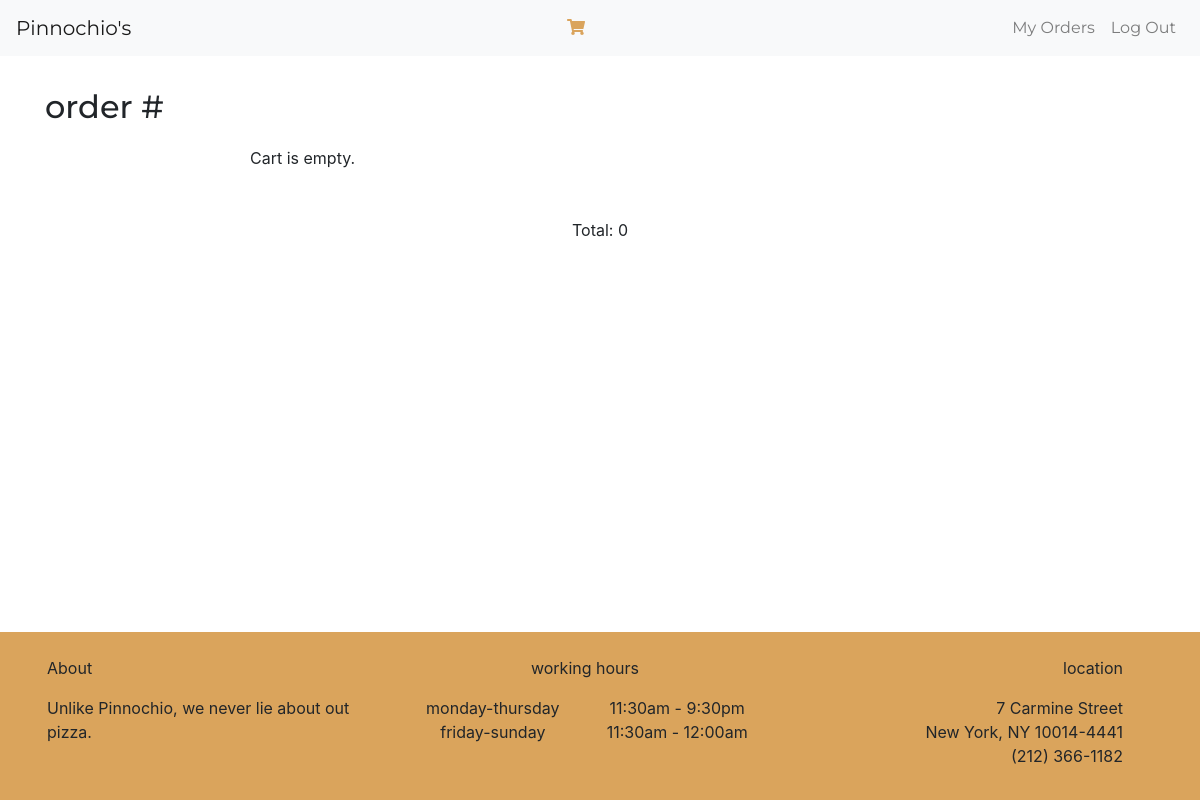
Before: /order_summary (signed in) with the older database file.
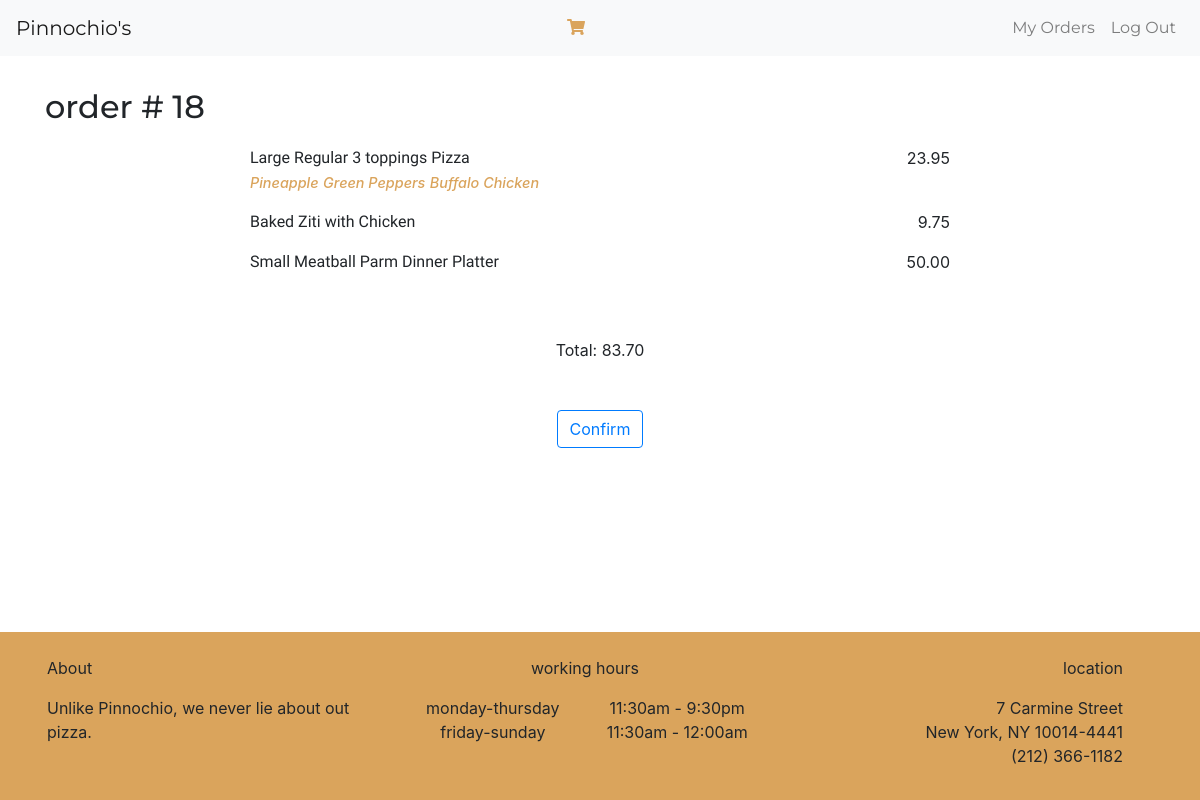
After: the same page with the newer database file.
### orders/models.py (models this page shows, shortened)
class Cart (models.Model):
    order_id= models.ForeignKey(Order, on_delete=models.CASCADE, related_name="order_id")
    user=models.CharField(max_length=64)
    cart_item=models.CharField(max_length=64)
    toppings=models.ManyToManyField(Toppings, blank=True, related_name="cart_toppings")
    extras=models.ManyToManyField(Extra,blank=True, related_name="cart_extra")
    item_price=models.DecimalField(max_digits=4, decimal_places=2)

class Order (models.Model):
    user=models.ForeignKey(User, on_delete=models.CASCADE, related_name="user")
    order_total=models.DecimalField(max_digits=8,decimal_places=2, default=0.00)
    status=models.CharField(max_length=64, default="Initiated")
    time=models.DateTimeField(blank=True, null=True)

class Toppings(models.Model):
    name= models.CharField(max_length=64)
    def __str__(self):
        return f"{self.name}"

### orders/views.py (the view, shortened to what this page needs)
# urls.py: path("order_summary", views.order_summary, name="order_summary"),
@login_required(login_url="login") #only logged in users can access this orders url.
def order_summary(request):
    if request.user.is_authenticated:
        user=request.user
        order=Order.objects.get(user=user, status="Initiated")
        order_id=order.id
        try:
            cart_items=Cart.objects.all().filter(order_id=order)
        except:
            cart_items=[]
            grand_total=0
        else:
            print("Success!")
            grand_total=0
            for item in cart_items:
                grand_total+=item.item_price
                print(grand_total)
            print(grand_total)
    return render(request, "orders/order_summary.html", {"cart_items": cart_items, "grandtotal":grand_total})

### orders/templates/orders/order_summary.html (shortened to what this page needs)
{% extends "orders/base.html" %}
{% block body %}
    <div class="container my-3">
        {% if user.is_authenticated %}
            <div class="header"><h2> order # {{cart_items.0.order_id.id}}</h2></div>
            <div class="cart">
                {% for item in cart_items %}
                    <div class="row pb-3" data-aos="fade-up">
                        <div class="col">
                            <div><p>{{ item.cart_item }}</p></div>
                            <div>
                                {% for topping in item.toppings.all %}
                                    <span class="toppings">{{topping}}</span>
                                {% empty %}
                                    {% for extra in item.extras.all %}
                                        <span class="extras">{{extra}}</span>
                                    {% endfor %}
                                {% endfor %}
                            </div>
                        </div>
                        <div class="col text-right">{{ item.item_price }}</div>
                    </div>
                {% empty %}
                    <div><span> Cart is empty. </span></div>
                {% endfor %}
                <div class="d-flex justify-content-center my-5"><div><span>Total: {{grandtotal}}</span></div></div>
                {% if cart_items.count %}
                    <div class="d-flex justify-content-center">
                        <form action="{% url 'order_view' %}" method="POST">
                            <button class="btn btn-outline-primary" type="submit">Confirm</button>
                        </form>
                    </div>
                {% endif %}
            </div>
        {% endif %}
    </div>
{% endblock %}

Changed rows visible on the page:
added Cart: order_id "18", cart_item "Large Regular 3 toppings Pizza", item_price "23.95"
now on this page (row unchanged): Toppings: name "Pineapple"
now on this page (row unchanged): Toppings: name "Green Peppers"
now on this page (row unchanged): Toppings: name "Buffalo Chicken"
added Cart: cart_item "Baked Ziti with Chicken", item_price "9.75"
added Cart: cart_item "Small Meatball Parm Dinner Platter", item_price "50.00"
Other visible differences:
{{ grandtotal }}: "0" → "83.70"
text no longer shown: "Cart is empty."
text now shown: "Confirm"
